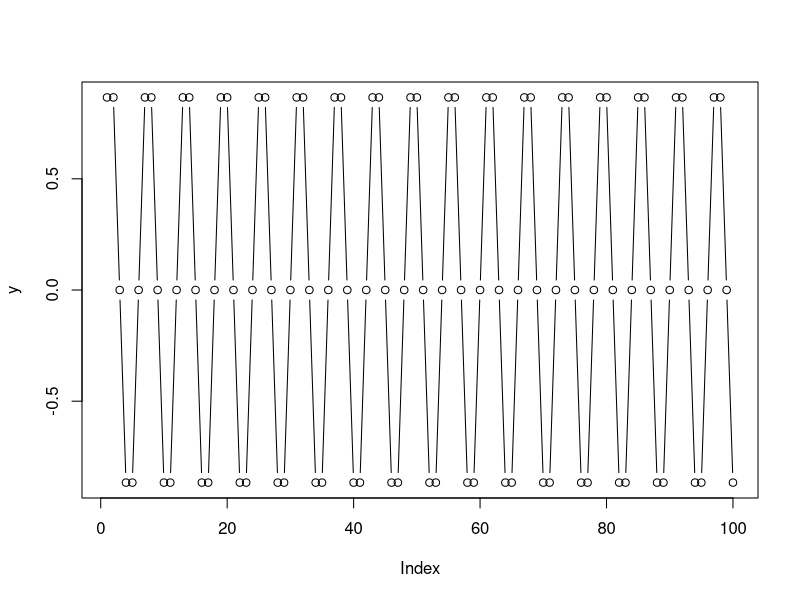
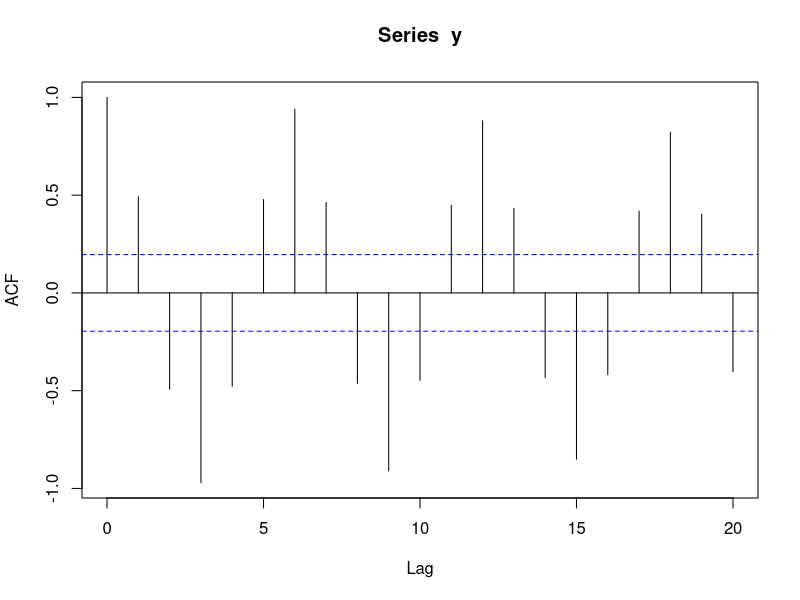
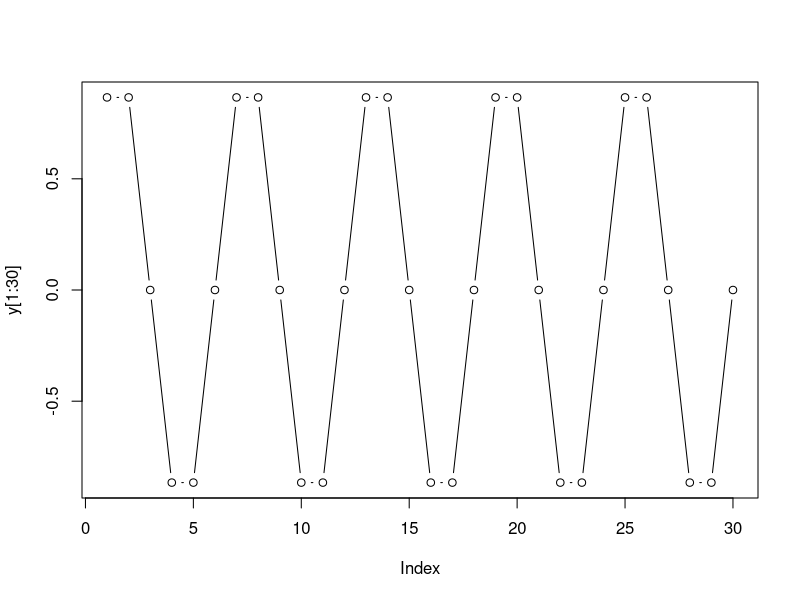
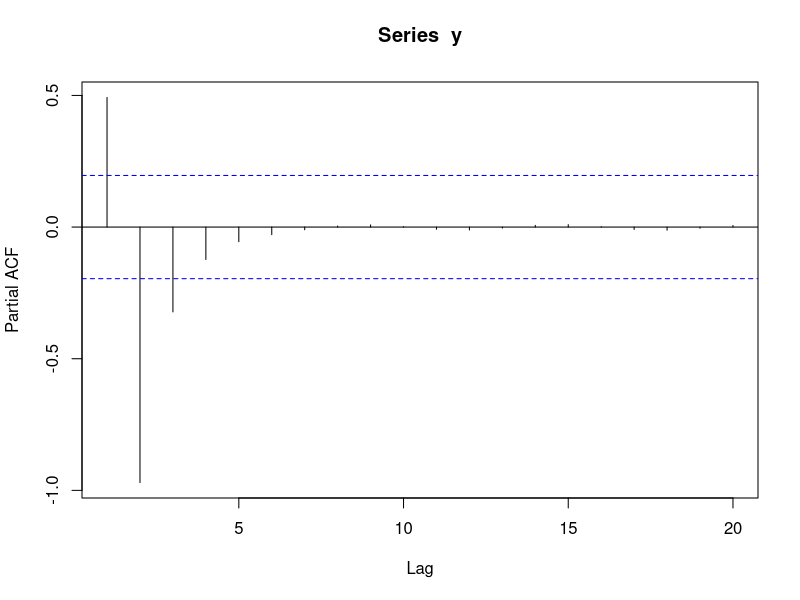

Reproduce these figures in R, in order.
require(data.table)
## R
x <- 1:100
y <- sin(x * pi /3)
plot(y, type = "b")
acf(y)

## R
cor(y, shift(y, 1), use = "pairwise.complete.obs")
cor(y, shift(y, 2), use = "pairwise.complete.obs") 

## R
y <- sin(x * pi /3)
plot(y[1:30], type = "b") 
pacf(y)
